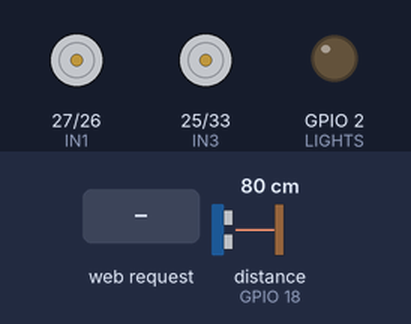
Recording of a sketch running on a simulated ESP32. Parts: motor-driver pin pairs drawn as motors (green arrow = first pin HIGH = forward, orange = second pin HIGH = backward, longer = more drive, scaled by the enable pin), output pins drawn as LEDs (lit = HIGH). Wiring (inferred from the names in the program): ultrasonic range finder: trigger GPIO 19; echo GPIO 18. The test bench sets the inputs (shaded band); at power-on: distance to the obstacle (sensor on GPIO 18) 80 cm. The echo pulse lasts 58.3 µs per cm; random numbers use the default seed unless the sketch sets one; pins used as bus, display or sensor lines are not drawn; what the sketch prints to the serial monitor is not drawn.

Above: at 1.2 s.
1.3 s: HTTP request GET /mode received
At 2.5 s:
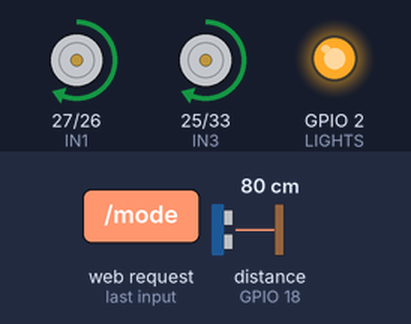
2.8 s: distance to the obstacle (sensor on GPIO 18) set to 26 cm
4.3 s: distance to the obstacle (sensor on GPIO 18) set to 22 cm
At 6.4 s:
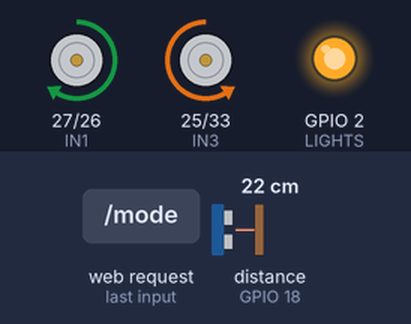
7.3 s: distance to the obstacle (sensor on GPIO 18) set to 35 cm
9.7 s: distance to the obstacle (sensor on GPIO 18) set to 2 cm
At 12.0 s:
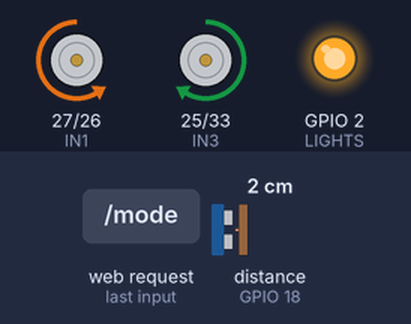
Timing chart, 0 to 13.7 s (numbered marks = the images above; inputs shaded):
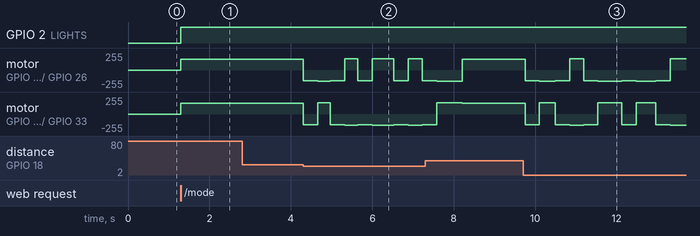

The sketch:

05_ESP32_Smart_Car_Auto_Manual.ino
```cpp
/*
  ============================================================
  PROJECT : ESP32 Smart Car - Manual + Autonomous mode with live dashboard
  LEVEL   : Advanced
  BOARD   : ESP32 Dev Module
  ============================================================
  ABOUT
    One car, two brains. MANUAL: drive with arrow buttons on your
    phone. AUTO: the car explores by itself and avoids obstacles.
    The dashboard shows live distance and mode. Headlights turn on
    automatically in auto mode. Great for exhibitions.

  PARTS
    - ESP32 dev board
    - L298N, motors, chassis, battery
    - HC-SR04 ultrasonic sensor + 1k and 2k resistors
    - 2 white LEDs + 220 ohm resistors (headlights)

  WIRING
    L298N ENA -> GPIO14
    L298N IN1 -> GPIO27
    L298N IN2 -> GPIO26
    L298N IN3 -> GPIO25
    L298N IN4 -> GPIO33
    L298N ENB -> GPIO32
    HC-SR04 TRIG -> GPIO19
    HC-SR04 ECHO -> GPIO18   (through 1k/2k divider: ECHO -1k- GPIO18 -2k- GND)
    HC-SR04 VCC  -> VIN (5V)
    Headlight LEDs -> GPIO2   (through 220 ohm)

  LIBRARIES
    - WiFi, WebServer (ESP32 board package)

  HOW IT WORKS
    1. WiFi "SmartCar" / 12345678, open 192.168.4.1.
    2. AUTO uses a small state machine (DRIVE -> BACK -> TURN) that never
       blocks, so the web page stays responsive.
    3. MANUAL also has a safety brake: forward stops if an obstacle is < 15 cm.

  TIPS
    - The ECHO divider is required: the HC-SR04 outputs 5 V, the ESP32 accepts only 3.3 V.
  ============================================================
*/

#include <WiFi.h>
#include <WebServer.h>

#define ENA 14
#define IN1 27
#define IN2 26
#define IN3 25
#define IN4 33
#define ENB 32
#define TRIG 19
#define ECHO 18
#define LIGHTS 2

#define STOP_DISTANCE 25
#define BRAKE_DISTANCE 15

enum AutoState { DRIVE, BACK, TURN };

WebServer server(80);
bool autoMode = false;
char manualCmd = 'S';
int carSpeed = 180;
long distanceCm = 999;
AutoState state = DRIVE;
unsigned long stateUntil = 0;
unsigned long lastCommand = 0;

const char PAGE[] PROGMEM = R"HTML(
<!DOCTYPE html><html><head><meta name="viewport" content="width=device-width,initial-scale=1,user-scalable=no">
<title>Smart Car</title><style>
body{font-family:sans-serif;background:#0f172a;color:#e2e8f0;text-align:center;margin:0;padding:14px;user-select:none;touch-action:none}
.g{display:grid;grid-template-columns:repeat(3,84px);gap:10px;justify-content:center;margin:16px}
button{height:84px;font-size:28px;border:0;border-radius:14px;background:#3b82f6;color:#fff}
#mode{width:260px;height:56px;font-size:20px;background:#a855f7}
.big{font-size:40px;font-weight:bold}
</style></head><body><h2>Smart Car</h2>
<div>Distance</div><div class="big"><span id="d">--</span> cm</div>
<button id="mode" onclick="fetch('/mode').then(u)">MODE: MANUAL</button>
<div class="g"><div></div><button data-c="F">&#9650;</button><div></div>
<button data-c="L">&#9664;</button><button data-c="S" style="background:#ef4444">&#9632;</button><button data-c="R">&#9654;</button>
<div></div><button data-c="B">&#9660;</button><div></div></div>
<script>
document.querySelectorAll('[data-c]').forEach(function(b){
 b.addEventListener('pointerdown',function(){fetch('/cmd?c='+b.dataset.c);});
 b.addEventListener('pointerup',function(){fetch('/cmd?c=S');});});
function u(){fetch('/status').then(function(r){return r.json();}).then(function(s){
 document.getElementById('d').innerText=s.d>=999?'--':s.d;
 document.getElementById('mode').innerText='MODE: '+(s.auto?'AUTO':'MANUAL');});}
setInterval(u,300);
setInterval(function(){fetch('/ping');},400);
</script></body></html>
)HTML";

void setup() {
  Serial.begin(115200);
  pinMode(ENA, OUTPUT); pinMode(ENB, OUTPUT);
  pinMode(IN1, OUTPUT); pinMode(IN2, OUTPUT);
  pinMode(IN3, OUTPUT); pinMode(IN4, OUTPUT);
  pinMode(TRIG, OUTPUT); pinMode(ECHO, INPUT);
  pinMode(LIGHTS, OUTPUT);
  setMotor(0, 0);

  WiFi.softAP("SmartCar", "12345678");
  Serial.println(WiFi.softAPIP());

  server.on("/", []() { server.send_P(200, "text/html", PAGE); });
  server.on("/cmd", []() {
    manualCmd = server.arg("c").charAt(0);
    lastCommand = millis();
    server.send(200, "text/plain", "OK");
  });
  server.on("/ping", []() { lastCommand = millis(); server.send(200, "text/plain", "OK"); });
  server.on("/mode", []() {
    autoMode = !autoMode;
    manualCmd = 'S';
    state = DRIVE;
    setMotor(0, 0);
    digitalWrite(LIGHTS, autoMode ? HIGH : LOW);
    server.send(200, "text/plain", "OK");
  });
  server.on("/status", []() {
    server.send(200, "application/json",
                "{\"d\":" + String(distanceCm) + ",\"auto\":" + String(autoMode ? 1 : 0) + "}");
  });
  server.begin();
}

unsigned long lastMeasure = 0;

void loop() {
  server.handleClient();

  if (millis() - lastMeasure > 60) {
    lastMeasure = millis();
    distanceCm = readDistanceCM();
  }

  if (autoMode) runAuto();
  else          runManual();
}

void runManual() {
  if (millis() - lastCommand > 1000) manualCmd = 'S';   // phone disconnected
  switch (manualCmd) {
    case 'F':
      if (distanceCm < BRAKE_DISTANCE) setMotor(0, 0);   // safety brake
      else setMotor(carSpeed, carSpeed);
      break;
    case 'B': setMotor(-carSpeed, -carSpeed);      break;
    case 'L': setMotor(-carSpeed, carSpeed);       break;
    case 'R': setMotor(carSpeed, -carSpeed);       break;
    default:  setMotor(0, 0);                      break;
  }
}

void runAuto() {
  unsigned long now = millis();
  switch (state) {
    case DRIVE:
      if (distanceCm < STOP_DISTANCE) {
        state = BACK;
        stateUntil = now + 350;
        setMotor(-160, -160);
      } else {
        setMotor(160, 160);
      }
      break;
    case BACK:
      if (now > stateUntil) {
        state = TURN;
        stateUntil = now + random(300, 650);
        if (random(2)) setMotor(-170, 170);
        else           setMotor(170, -170);
      }
      break;
    case TURN:
      if (now > stateUntil) state = DRIVE;
      break;
  }
}

long readDistanceCM() {
  digitalWrite(TRIG, LOW);
  delayMicroseconds(2);
  digitalWrite(TRIG, HIGH);
  delayMicroseconds(10);
  digitalWrite(TRIG, LOW);
  long duration = pulseIn(ECHO, HIGH, 25000UL);
  if (duration == 0) return 999;
  return duration / 58;
}

void setMotor(int leftSpeed, int rightSpeed) {
  if (leftSpeed >= 0) { digitalWrite(IN1, HIGH); digitalWrite(IN2, LOW); }
  else                { digitalWrite(IN1, LOW);  digitalWrite(IN2, HIGH); leftSpeed = -leftSpeed; }
  if (rightSpeed >= 0) { digitalWrite(IN3, HIGH); digitalWrite(IN4, LOW); }
  else                 { digitalWrite(IN3, LOW);  digitalWrite(IN4, HIGH); rightSpeed = -rightSpeed; }
  analogWrite(ENA, constrain(leftSpeed, 0, 255));
  analogWrite(ENB, constrain(rightSpeed, 0, 255));
}
```

Measured:
- the behaviour switches between 25 and 24 cm on distance to the obstacle (sensor on GPIO 18) (found by bisection; images 1 and 2)
- after the input at 1.3 s, GPIO 2 (LIGHTS): LOW → HIGH at once; motor on GPIO 27 (IN1) / GPIO 26 (IN2), motor on GPIO 25 (IN3) / GPIO 33 (IN4): stopped → forward 160/255 at once
- after the input at 2.8 s, every drawn part: stays the same
